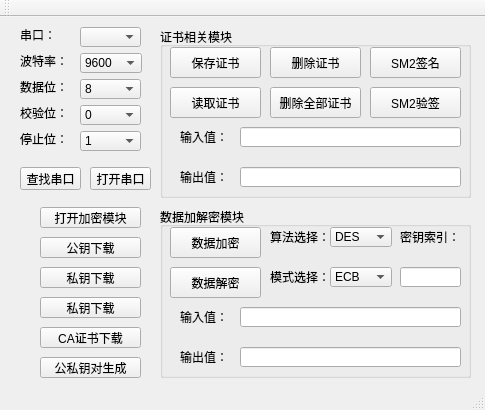
<?xml version="1.0" encoding="UTF-8"?>
<ui version="4.0">
 <class>MainWindow</class>
 <widget class="QMainWindow" name="MainWindow">
  <property name="geometry">
   <rect>
    <x>0</x>
    <y>0</y>
    <width>485</width>
    <height>410</height>
   </rect>
  </property>
  <property name="windowTitle">
   <string>MainWindow</string>
  </property>
  <widget class="QWidget" name="centralWidget">
   <widget class="QComboBox" name="BaudBox">
    <property name="geometry">
     <rect>
      <x>80</x>
      <y>36</y>
      <width>62</width>
      <height>20</height>
     </rect>
    </property>
    <property name="currentIndex">
     <number>0</number>
    </property>
    <item>
     <property name="text">
      <string>9600</string>
     </property>
    </item>
    <item>
     <property name="text">
      <string>19200</string>
     </property>
    </item>
    <item>
     <property name="text">
      <string>38400</string>
     </property>
    </item>
    <item>
     <property name="text">
      <string>57600</string>
     </property>
    </item>
    <item>
     <property name="text">
      <string>115200</string>
     </property>
    </item>
    <item>
     <property name="text">
      <string>1500000</string>
     </property>
    </item>
   </widget>
   <widget class="QComboBox" name="PortBox">
    <property name="geometry">
     <rect>
      <x>80</x>
      <y>10</y>
      <width>61</width>
      <height>20</height>
     </rect>
    </property>
   </widget>
   <widget class="QComboBox" name="BitBox">
    <property name="geometry">
     <rect>
      <x>80</x>
      <y>62</y>
      <width>61</width>
      <height>20</height>
     </rect>
    </property>
    <property name="currentIndex">
     <number>0</number>
    </property>
    <item>
     <property name="text">
      <string>8</string>
     </property>
    </item>
   </widget>
   <widget class="QComboBox" name="StopBox">
    <property name="geometry">
     <rect>
      <x>80</x>
      <y>114</y>
      <width>61</width>
      <height>20</height>
     </rect>
    </property>
    <item>
     <property name="text">
      <string>1</string>
     </property>
    </item>
   </widget>
   <widget class="QLabel" name="labelSerial">
    <property name="geometry">
     <rect>
      <x>20</x>
      <y>10</y>
      <width>36</width>
      <height>16</height>
     </rect>
    </property>
    <property name="text">
     <string>串口：</string>
    </property>
   </widget>
   <widget class="QComboBox" name="ParityBox">
    <property name="geometry">
     <rect>
      <x>80</x>
      <y>88</y>
      <width>61</width>
      <height>20</height>
     </rect>
    </property>
    <item>
     <property name="text">
      <string>0</string>
     </property>
    </item>
   </widget>
   <widget class="QLabel" name="labelParityBox">
    <property name="geometry">
     <rect>
      <x>20</x>
      <y>88</y>
      <width>48</width>
      <height>16</height>
     </rect>
    </property>
    <property name="text">
     <string>校验位：</string>
    </property>
   </widget>
   <widget class="QPushButton" name="OpenSerialButton">
    <property name="geometry">
     <rect>
      <x>90</x>
      <y>150</y>
      <width>61</width>
      <height>23</height>
     </rect>
    </property>
    <property name="text">
     <string>打开串口</string>
    </property>
   </widget>
   <widget class="QLabel" name="labelStopBox">
    <property name="geometry">
     <rect>
      <x>20</x>
      <y>114</y>
      <width>48</width>
      <height>16</height>
     </rect>
    </property>
    <property name="text">
     <string>停止位：</string>
    </property>
   </widget>
   <widget class="QLabel" name="labelBaudBox">
    <property name="geometry">
     <rect>
      <x>20</x>
      <y>36</y>
      <width>48</width>
      <height>16</height>
     </rect>
    </property>
    <property name="text">
     <string>波特率：</string>
    </property>
   </widget>
   <widget class="QLabel" name="labelBitBox">
    <property name="geometry">
     <rect>
      <x>20</x>
      <y>62</y>
      <width>48</width>
      <height>16</height>
     </rect>
    </property>
    <property name="text">
     <string>数据位：</string>
    </property>
   </widget>
   <widget class="QPushButton" name="SearchSerialButton">
    <property name="geometry">
     <rect>
      <x>20</x>
      <y>150</y>
      <width>61</width>
      <height>23</height>
     </rect>
    </property>
    <property name="text">
     <string>查找串口</string>
    </property>
   </widget>
   <widget class="QLineEdit" name="InputLine1">
    <property name="geometry">
     <rect>
      <x>240</x>
      <y>110</y>
      <width>221</width>
      <height>20</height>
     </rect>
    </property>
    <property name="text">
     <string/>
    </property>
   </widget>
   <widget class="QLabel" name="labelInput1">
    <property name="geometry">
     <rect>
      <x>180</x>
      <y>110</y>
      <width>51</width>
      <height>20</height>
     </rect>
    </property>
    <property name="text">
     <string>输入值：</string>
    </property>
   </widget>
   <widget class="QLineEdit" name="OutputLine1">
    <property name="geometry">
     <rect>
      <x>240</x>
      <y>150</y>
      <width>221</width>
      <height>20</height>
     </rect>
    </property>
   </widget>
   <widget class="QLabel" name="labelOutput1">
    <property name="geometry">
     <rect>
      <x>180</x>
      <y>150</y>
      <width>51</width>
      <height>20</height>
     </rect>
    </property>
    <property name="text">
     <string>输出值：</string>
    </property>
   </widget>
   <widget class="QLineEdit" name="InputLine2">
    <property name="geometry">
     <rect>
      <x>240</x>
      <y>290</y>
      <width>221</width>
      <height>20</height>
     </rect>
    </property>
   </widget>
   <widget class="QLabel" name="labelOutput2">
    <property name="geometry">
     <rect>
      <x>180</x>
      <y>330</y>
      <width>51</width>
      <height>20</height>
     </rect>
    </property>
    <property name="text">
     <string>输出值：</string>
    </property>
   </widget>
   <widget class="QLabel" name="labelInput2">
    <property name="geometry">
     <rect>
      <x>180</x>
      <y>290</y>
      <width>51</width>
      <height>20</height>
     </rect>
    </property>
    <property name="text">
     <string>输入值：</string>
    </property>
   </widget>
   <widget class="QLineEdit" name="OutputLine2">
    <property name="geometry">
     <rect>
      <x>240</x>
      <y>330</y>
      <width>221</width>
      <height>20</height>
     </rect>
    </property>
   </widget>
   <widget class="QLabel" name="labelSelectAlgo">
    <property name="geometry">
     <rect>
      <x>270</x>
      <y>210</y>
      <width>61</width>
      <height>20</height>
     </rect>
    </property>
    <property name="text">
     <string>算法选择：</string>
    </property>
   </widget>
   <widget class="QComboBox" name="AlgoSelectBox">
    <property name="geometry">
     <rect>
      <x>330</x>
      <y>210</y>
      <width>62</width>
      <height>20</height>
     </rect>
    </property>
    <property name="currentIndex">
     <number>0</number>
    </property>
    <item>
     <property name="text">
      <string>DES</string>
     </property>
    </item>
    <item>
     <property name="text">
      <string>3DES</string>
     </property>
    </item>
    <item>
     <property name="text">
      <string>SM2</string>
     </property>
    </item>
   </widget>
   <widget class="QLabel" name="labelSelectMode">
    <property name="geometry">
     <rect>
      <x>270</x>
      <y>250</y>
      <width>61</width>
      <height>20</height>
     </rect>
    </property>
    <property name="text">
     <string>模式选择：</string>
    </property>
   </widget>
   <widget class="QComboBox" name="ModeSelectBox">
    <property name="geometry">
     <rect>
      <x>330</x>
      <y>250</y>
      <width>62</width>
      <height>20</height>
     </rect>
    </property>
    <property name="currentIndex">
     <number>0</number>
    </property>
    <item>
     <property name="text">
      <string>ECB</string>
     </property>
    </item>
    <item>
     <property name="text">
      <string>CBC</string>
     </property>
    </item>
   </widget>
   <widget class="QPushButton" name="SwitchSafeModButton">
    <property name="geometry">
     <rect>
      <x>40</x>
      <y>190</y>
      <width>101</width>
      <height>21</height>
     </rect>
    </property>
    <property name="text">
     <string>打开加密模块</string>
    </property>
   </widget>
   <widget class="QPushButton" name="cerSaveButton">
    <property name="geometry">
     <rect>
      <x>170</x>
      <y>30</y>
      <width>91</width>
      <height>31</height>
     </rect>
    </property>
    <property name="text">
     <string>保存证书</string>
    </property>
   </widget>
   <widget class="QPushButton" name="cerReadButton">
    <property name="geometry">
     <rect>
      <x>170</x>
      <y>70</y>
      <width>91</width>
      <height>31</height>
     </rect>
    </property>
    <property name="text">
     <string>读取证书</string>
    </property>
   </widget>
   <widget class="QPushButton" name="cerDeleteButton">
    <property name="geometry">
     <rect>
      <x>270</x>
      <y>30</y>
      <width>91</width>
      <height>31</height>
     </rect>
    </property>
    <property name="text">
     <string>删除证书</string>
    </property>
   </widget>
   <widget class="QPushButton" name="cerDelAllButton">
    <property name="geometry">
     <rect>
      <x>270</x>
      <y>70</y>
      <width>91</width>
      <height>31</height>
     </rect>
    </property>
    <property name="text">
     <string>删除全部证书</string>
    </property>
   </widget>
   <widget class="QGroupBox" name="groupBox">
    <property name="geometry">
     <rect>
      <x>160</x>
      <y>10</y>
      <width>311</width>
      <height>171</height>
     </rect>
    </property>
    <property name="title">
     <string>证书相关模块</string>
    </property>
    <widget class="QPushButton" name="SM2SignButton">
     <property name="geometry">
      <rect>
       <x>210</x>
       <y>20</y>
       <width>91</width>
       <height>31</height>
      </rect>
     </property>
     <property name="text">
      <string>SM2签名</string>
     </property>
    </widget>
    <widget class="QPushButton" name="SM2CheckButton">
     <property name="geometry">
      <rect>
       <x>210</x>
       <y>60</y>
       <width>91</width>
       <height>31</height>
      </rect>
     </property>
     <property name="text">
      <string>SM2验签</string>
     </property>
    </widget>
   </widget>
   <widget class="QGroupBox" name="groupBox_2">
    <property name="geometry">
     <rect>
      <x>160</x>
      <y>190</y>
      <width>311</width>
      <height>171</height>
     </rect>
    </property>
    <property name="title">
     <string>数据加解密模块</string>
    </property>
    <widget class="QPushButton" name="encryptionButton">
     <property name="geometry">
      <rect>
       <x>10</x>
       <y>20</y>
       <width>91</width>
       <height>31</height>
      </rect>
     </property>
     <property name="text">
      <string>数据加密</string>
     </property>
    </widget>
    <widget class="QPushButton" name="decryptionButton">
     <property name="geometry">
      <rect>
       <x>10</x>
       <y>60</y>
       <width>91</width>
       <height>31</height>
      </rect>
     </property>
     <property name="text">
      <string>数据解密</string>
     </property>
    </widget>
    <widget class="QLabel" name="labelKeyNum">
     <property name="geometry">
      <rect>
       <x>240</x>
       <y>20</y>
       <width>61</width>
       <height>20</height>
      </rect>
     </property>
     <property name="text">
      <string>密钥索引：</string>
     </property>
    </widget>
    <widget class="QLineEdit" name="LineKeyNum">
     <property name="geometry">
      <rect>
       <x>240</x>
       <y>60</y>
       <width>61</width>
       <height>20</height>
      </rect>
     </property>
     <property name="text">
      <string/>
     </property>
    </widget>
   </widget>
   <widget class="QPushButton" name="KeyDownloadButton">
    <property name="geometry">
     <rect>
      <x>40</x>
      <y>220</y>
      <width>101</width>
      <height>21</height>
     </rect>
    </property>
    <property name="text">
     <string>公钥下载</string>
    </property>
   </widget>
   <widget class="QPushButton" name="CADownloadButton">
    <property name="geometry">
     <rect>
      <x>40</x>
      <y>310</y>
      <width>101</width>
      <height>21</height>
     </rect>
    </property>
    <property name="text">
     <string>CA证书下载</string>
    </property>
   </widget>
   <widget class="QPushButton" name="GenelKeyButton">
    <property name="geometry">
     <rect>
      <x>40</x>
      <y>340</y>
      <width>101</width>
      <height>21</height>
     </rect>
    </property>
    <property name="text">
     <string>公私钥对生成</string>
    </property>
   </widget>
   <widget class="QPushButton" name="KeyDownloadButton_2">
    <property name="geometry">
     <rect>
      <x>40</x>
      <y>250</y>
      <width>101</width>
      <height>21</height>
     </rect>
    </property>
    <property name="text">
     <string>私钥下载</string>
    </property>
   </widget>
   <widget class="QPushButton" name="KekDownloadButton">
    <property name="geometry">
     <rect>
      <x>40</x>
      <y>280</y>
      <width>101</width>
      <height>21</height>
     </rect>
    </property>
    <property name="text">
     <string>私钥下载</string>
    </property>
   </widget>
   <zorder>groupBox_2</zorder>
   <zorder>groupBox</zorder>
   <zorder>BaudBox</zorder>
   <zorder>PortBox</zorder>
   <zorder>BitBox</zorder>
   <zorder>StopBox</zorder>
   <zorder>labelSerial</zorder>
   <zorder>ParityBox</zorder>
   <zorder>labelParityBox</zorder>
   <zorder>OpenSerialButton</zorder>
   <zorder>labelStopBox</zorder>
   <zorder>labelBaudBox</zorder>
   <zorder>labelBitBox</zorder>
   <zorder>SearchSerialButton</zorder>
   <zorder>InputLine1</zorder>
   <zorder>labelInput1</zorder>
   <zorder>OutputLine1</zorder>
   <zorder>labelOutput1</zorder>
   <zorder>InputLine2</zorder>
   <zorder>labelOutput2</zorder>
   <zorder>labelInput2</zorder>
   <zorder>OutputLine2</zorder>
   <zorder>labelSelectAlgo</zorder>
   <zorder>AlgoSelectBox</zorder>
   <zorder>labelSelectMode</zorder>
   <zorder>ModeSelectBox</zorder>
   <zorder>SwitchSafeModButton</zorder>
   <zorder>cerSaveButton</zorder>
   <zorder>cerReadButton</zorder>
   <zorder>cerDeleteButton</zorder>
   <zorder>cerDelAllButton</zorder>
   <zorder>KeyDownloadButton</zorder>
   <zorder>CADownloadButton</zorder>
   <zorder>GenelKeyButton</zorder>
   <zorder>KeyDownloadButton_2</zorder>
   <zorder>KekDownloadButton</zorder>
  </widget>
  <widget class="QMenuBar" name="menuBar">
   <property name="geometry">
    <rect>
     <x>0</x>
     <y>0</y>
     <width>485</width>
     <height>23</height>
    </rect>
   </property>
  </widget>
  <widget class="QToolBar" name="mainToolBar">
   <attribute name="toolBarArea">
    <enum>TopToolBarArea</enum>
   </attribute>
   <attribute name="toolBarBreak">
    <bool>false</bool>
   </attribute>
  </widget>
  <widget class="QStatusBar" name="statusBar"/>
 </widget>
 <layoutdefault spacing="6" margin="11"/>
 <resources/>
 <connections/>
</ui>
